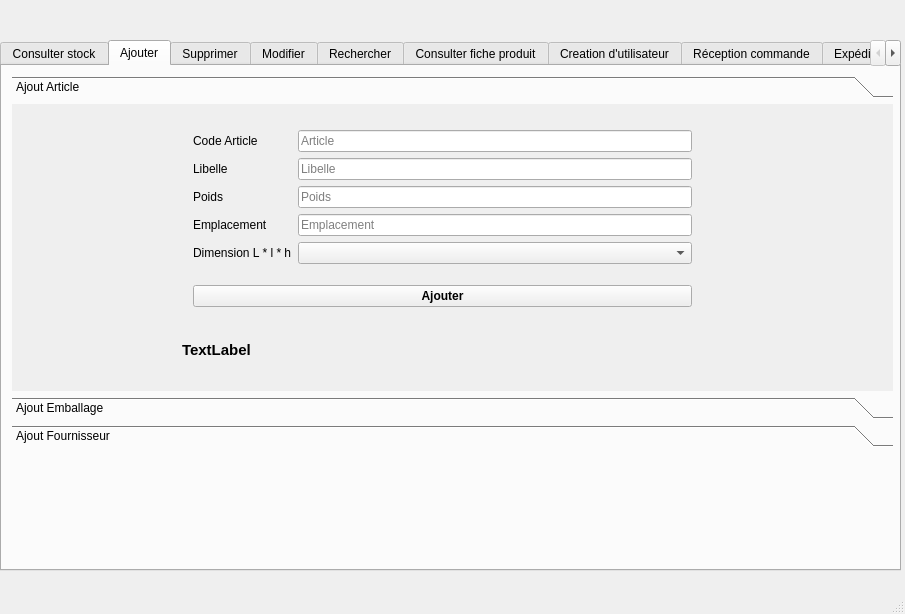
<?xml version="1.0" encoding="UTF-8"?>
<ui version="4.0">
 <class>MainWindow</class>
 <widget class="QMainWindow" name="MainWindow">
  <property name="geometry">
   <rect>
    <x>0</x>
    <y>0</y>
    <width>905</width>
    <height>614</height>
   </rect>
  </property>
  <property name="windowTitle">
   <string>WareHouseManager</string>
  </property>
  <widget class="QWidget" name="centralWidget">
   <widget class="QTabWidget" name="tabWidget">
    <property name="geometry">
     <rect>
      <x>0</x>
      <y>40</y>
      <width>901</width>
      <height>531</height>
     </rect>
    </property>
    <property name="toolTip">
     <string/>
    </property>
    <property name="currentIndex">
     <number>1</number>
    </property>
    <widget class="QWidget" name="tabConsulter">
     <property name="toolTip">
      <string>&lt;html&gt;&lt;head/&gt;&lt;body&gt;&lt;p&gt;&lt;br/&gt;&lt;/p&gt;&lt;/body&gt;&lt;/html&gt;</string>
     </property>
     <attribute name="title">
      <string>Consulter stock</string>
     </attribute>
     <widget class="QPushButton" name="ButonAfficheStockComplet">
      <property name="geometry">
       <rect>
        <x>340</x>
        <y>10</y>
        <width>121</width>
        <height>23</height>
       </rect>
      </property>
      <property name="font">
       <font>
        <weight>75</weight>
        <bold>true</bold>
       </font>
      </property>
      <property name="text">
       <string>Afficher le stock</string>
      </property>
     </widget>
     <widget class="QTableView" name="tableView">
      <property name="geometry">
       <rect>
        <x>10</x>
        <y>40</y>
        <width>881</width>
        <height>501</height>
       </rect>
      </property>
     </widget>
    </widget>
    <widget class="QWidget" name="tab_2">
     <attribute name="title">
      <string>Ajouter</string>
     </attribute>
     <widget class="QToolBox" name="toolBox">
      <property name="geometry">
       <rect>
        <x>10</x>
        <y>10</y>
        <width>881</width>
        <height>371</height>
       </rect>
      </property>
      <property name="currentIndex">
       <number>0</number>
      </property>
      <widget class="QWidget" name="page">
       <property name="geometry">
        <rect>
         <x>0</x>
         <y>0</y>
         <width>881</width>
         <height>290</height>
        </rect>
       </property>
       <attribute name="label">
        <string>Ajout Article</string>
       </attribute>
       <widget class="QWidget" name="verticalLayoutWidget_3">
        <property name="geometry">
         <rect>
          <x>170</x>
          <y>0</y>
          <width>521</width>
          <height>231</height>
         </rect>
        </property>
        <layout class="QVBoxLayout" name="verticalLayout_3">
         <item>
          <layout class="QGridLayout" name="gridLayout_5">
           <item row="0" column="1">
            <widget class="QLineEdit" name="lineEditAjoutCodeArticle">
             <property name="inputMask">
              <string/>
             </property>
             <property name="text">
              <string/>
             </property>
             <property name="placeholderText">
              <string>Article</string>
             </property>
            </widget>
           </item>
           <item row="2" column="1">
            <widget class="QLineEdit" name="lineEditAjoutPoidsArticle">
             <property name="inputMask">
              <string/>
             </property>
             <property name="text">
              <string/>
             </property>
             <property name="placeholderText">
              <string>Poids</string>
             </property>
            </widget>
           </item>
           <item row="1" column="1">
            <widget class="QLineEdit" name="lineEditAjoutDesignationArticle">
             <property name="placeholderText">
              <string>Libelle</string>
             </property>
            </widget>
           </item>
           <item row="2" column="0">
            <widget class="QLabel" name="labelAjouterPoidsArticle">
             <property name="text">
              <string>Poids</string>
             </property>
            </widget>
           </item>
           <item row="3" column="1">
            <widget class="QLineEdit" name="lineEditAjoutEmplacementArticle">
             <property name="placeholderText">
              <string>Emplacement</string>
             </property>
            </widget>
           </item>
           <item row="0" column="0">
            <widget class="QLabel" name="labelAjouterCodeArticle">
             <property name="text">
              <string>Code Article</string>
             </property>
            </widget>
           </item>
           <item row="1" column="0">
            <widget class="QLabel" name="labelAjouterDesignationArticle">
             <property name="text">
              <string>Libelle</string>
             </property>
            </widget>
           </item>
           <item row="4" column="1">
            <widget class="QComboBox" name="comboBoxDimensionEmballage">
             <property name="editable">
              <bool>false</bool>
             </property>
             <property name="modelColumn">
              <number>0</number>
             </property>
            </widget>
           </item>
           <item row="3" column="0">
            <widget class="QLabel" name="labelAjouterEmplacementArticle">
             <property name="text">
              <string>Emplacement</string>
             </property>
            </widget>
           </item>
           <item row="4" column="0">
            <widget class="QLabel" name="labelAjouterDimensionEmballage">
             <property name="text">
              <string>Dimension L * l * h</string>
             </property>
            </widget>
           </item>
          </layout>
         </item>
         <item>
          <widget class="QPushButton" name="boutonAjoutArticle">
           <property name="enabled">
            <bool>true</bool>
           </property>
           <property name="font">
            <font>
             <weight>75</weight>
             <bold>true</bold>
            </font>
           </property>
           <property name="mouseTracking">
            <bool>false</bool>
           </property>
           <property name="text">
            <string>Ajouter</string>
           </property>
          </widget>
         </item>
        </layout>
       </widget>
       <widget class="QLabel" name="labelAjoutArticleInformations">
        <property name="geometry">
         <rect>
          <x>170</x>
          <y>220</y>
          <width>521</width>
          <height>51</height>
         </rect>
        </property>
        <property name="font">
         <font>
          <pointsize>11</pointsize>
          <weight>75</weight>
          <bold>true</bold>
         </font>
        </property>
        <property name="text">
         <string>TextLabel</string>
        </property>
       </widget>
      </widget>
      <widget class="QWidget" name="page_2">
       <property name="geometry">
        <rect>
         <x>0</x>
         <y>0</y>
         <width>100</width>
         <height>30</height>
        </rect>
       </property>
       <attribute name="label">
        <string>Ajout Emballage</string>
       </attribute>
       <widget class="QWidget" name="verticalLayoutWidget_4">
        <property name="geometry">
         <rect>
          <x>230</x>
          <y>10</y>
          <width>361</width>
          <height>271</height>
         </rect>
        </property>
        <layout class="QVBoxLayout" name="verticalLayout_4">
         <item>
          <layout class="QGridLayout" name="gridLayout_4">
           <item row="0" column="0">
            <widget class="QLabel" name="label_9">
             <property name="text">
              <string>Type Emballage</string>
             </property>
            </widget>
           </item>
           <item row="3" column="1">
            <widget class="QComboBox" name="comboBoxLongueurEmballage">
             <item>
              <property name="text">
               <string>70</string>
              </property>
             </item>
             <item>
              <property name="text">
               <string>78</string>
              </property>
             </item>
             <item>
              <property name="text">
               <string>80</string>
              </property>
             </item>
            </widget>
           </item>
           <item row="2" column="1">
            <widget class="QComboBox" name="comboBoxLargeurEmballage">
             <item>
              <property name="text">
               <string>60</string>
              </property>
             </item>
             <item>
              <property name="text">
               <string>38</string>
              </property>
             </item>
             <item>
              <property name="text">
               <string>58</string>
              </property>
             </item>
            </widget>
           </item>
           <item row="1" column="1">
            <widget class="QComboBox" name="comboBoxHauteurEmballage">
             <item>
              <property name="text">
               <string>60</string>
              </property>
             </item>
             <item>
              <property name="text">
               <string>30</string>
              </property>
             </item>
             <item>
              <property name="text">
               <string>50</string>
              </property>
             </item>
            </widget>
           </item>
           <item row="2" column="0">
            <widget class="QLabel" name="label_11">
             <property name="text">
              <string>Largeur</string>
             </property>
            </widget>
           </item>
           <item row="3" column="0">
            <widget class="QLabel" name="label_12">
             <property name="text">
              <string>Longueur</string>
             </property>
            </widget>
           </item>
           <item row="1" column="0">
            <widget class="QLabel" name="label_10">
             <property name="text">
              <string>Hauteur</string>
             </property>
            </widget>
           </item>
           <item row="0" column="1">
            <widget class="QComboBox" name="comboBoxTypeEmballage">
             <item>
              <property name="text">
               <string>Carton</string>
              </property>
             </item>
             <item>
              <property name="text">
               <string>Palette</string>
              </property>
             </item>
            </widget>
           </item>
          </layout>
         </item>
         <item>
          <widget class="QPushButton" name="AjoutEmballage">
           <property name="font">
            <font>
             <weight>75</weight>
             <bold>true</bold>
            </font>
           </property>
           <property name="text">
            <string>Valdier</string>
           </property>
          </widget>
         </item>
        </layout>
       </widget>
      </widget>
      <widget class="QWidget" name="page_3">
       <property name="geometry">
        <rect>
         <x>0</x>
         <y>0</y>
         <width>100</width>
         <height>30</height>
        </rect>
       </property>
       <attribute name="label">
        <string>Ajout Fournisseur</string>
       </attribute>
       <widget class="QWidget" name="horizontalLayoutWidget">
        <property name="geometry">
         <rect>
          <x>160</x>
          <y>10</y>
          <width>441</width>
          <height>80</height>
         </rect>
        </property>
        <layout class="QHBoxLayout" name="horizontalLayout">
         <item>
          <widget class="QLabel" name="labelAjoutNomFournisseur">
           <property name="text">
            <string>Nom fournisseur</string>
           </property>
          </widget>
         </item>
         <item>
          <widget class="QLineEdit" name="lineEditAjoutFournisseur"/>
         </item>
         <item>
          <widget class="QPushButton" name="butonAjoutFournisseur">
           <property name="font">
            <font>
             <weight>75</weight>
             <bold>true</bold>
            </font>
           </property>
           <property name="text">
            <string>Ajouter</string>
           </property>
          </widget>
         </item>
        </layout>
       </widget>
       <widget class="QLabel" name="labelFournisseurInformations">
        <property name="geometry">
         <rect>
          <x>160</x>
          <y>90</y>
          <width>441</width>
          <height>51</height>
         </rect>
        </property>
        <property name="font">
         <font>
          <pointsize>11</pointsize>
          <weight>75</weight>
          <bold>true</bold>
         </font>
        </property>
        <property name="text">
         <string>TextLabel</string>
        </property>
       </widget>
      </widget>
     </widget>
    </widget>
    <widget class="QWidget" name="tabSupprimer">
     <attribute name="title">
      <string>Supprimer</string>
     </attribute>
     <widget class="QWidget" name="gridLayoutWidget_6">
      <property name="geometry">
       <rect>
        <x>20</x>
        <y>20</y>
        <width>291</width>
        <height>31</height>
       </rect>
      </property>
      <layout class="QGridLayout" name="gridLayout_6">
       <item row="0" column="0">
        <widget class="QLineEdit" name="lineEditSupprimerArticle">
         <property name="placeholderText">
          <string>Article</string>
         </property>
        </widget>
       </item>
       <item row="0" column="1">
        <widget class="QPushButton" name="boutonSupprimer">
         <property name="font">
          <font>
           <weight>75</weight>
           <bold>true</bold>
          </font>
         </property>
         <property name="text">
          <string>Supprimer</string>
         </property>
        </widget>
       </item>
      </layout>
     </widget>
    </widget>
    <widget class="QWidget" name="tabModifier">
     <attribute name="title">
      <string>Modifier</string>
     </attribute>
     <widget class="QWidget" name="gridLayoutWidget_2">
      <property name="geometry">
       <rect>
        <x>10</x>
        <y>10</y>
        <width>441</width>
        <height>31</height>
       </rect>
      </property>
      <layout class="QGridLayout" name="gridLayout_2">
       <item row="0" column="0">
        <widget class="QLineEdit" name="lineEditModifierArticle">
         <property name="placeholderText">
          <string>Article</string>
         </property>
        </widget>
       </item>
       <item row="0" column="1">
        <widget class="QPushButton" name="boutonModifier">
         <property name="font">
          <font>
           <weight>75</weight>
           <bold>true</bold>
          </font>
         </property>
         <property name="text">
          <string>Modifier</string>
         </property>
        </widget>
       </item>
      </layout>
     </widget>
     <widget class="QWidget" name="verticalLayoutWidget_5">
      <property name="geometry">
       <rect>
        <x>10</x>
        <y>50</y>
        <width>441</width>
        <height>241</height>
       </rect>
      </property>
      <layout class="QVBoxLayout" name="verticalLayout_5">
       <item>
        <layout class="QGridLayout" name="gridLayout_7">
         <item row="2" column="1">
          <widget class="QLineEdit" name="lineEditModificationDesignationArticle"/>
         </item>
         <item row="2" column="0">
          <widget class="QLabel" name="ModificationEmplacement_2">
           <property name="text">
            <string>Désignation</string>
           </property>
          </widget>
         </item>
         <item row="0" column="0">
          <widget class="QLabel" name="ModificationCodeArticle">
           <property name="text">
            <string>Code article</string>
           </property>
          </widget>
         </item>
         <item row="4" column="1">
          <widget class="QLineEdit" name="lineEditModificationPoidsArticle">
           <property name="inputMask">
            <string/>
           </property>
           <property name="frame">
            <bool>true</bool>
           </property>
          </widget>
         </item>
         <item row="5" column="1">
          <widget class="QLineEdit" name="lineEditModificationEmplacementArticle"/>
         </item>
         <item row="0" column="1">
          <widget class="QLineEdit" name="lineEditModificationCodeArticle"/>
         </item>
         <item row="4" column="0">
          <widget class="QLabel" name="ModificationEmplacement_3">
           <property name="text">
            <string>Poids</string>
           </property>
          </widget>
         </item>
         <item row="5" column="0">
          <widget class="QLabel" name="ModificationEmplacement">
           <property name="text">
            <string>Emplacement</string>
           </property>
          </widget>
         </item>
         <item row="6" column="0">
          <widget class="QLabel" name="labelModifierDimensionEmballage">
           <property name="text">
            <string>Dimension L * l * h</string>
           </property>
          </widget>
         </item>
         <item row="6" column="1">
          <widget class="QComboBox" name="comboBoxModifierDimensionEmballage"/>
         </item>
        </layout>
       </item>
       <item>
        <widget class="QPushButton" name="pushButtonValidationModification">
         <property name="font">
          <font>
           <weight>75</weight>
           <bold>true</bold>
          </font>
         </property>
         <property name="text">
          <string>Valider</string>
         </property>
        </widget>
       </item>
      </layout>
     </widget>
    </widget>
    <widget class="QWidget" name="tabRechercher">
     <attribute name="title">
      <string>Rechercher</string>
     </attribute>
     <widget class="QWidget" name="gridLayoutWidget">
      <property name="geometry">
       <rect>
        <x>10</x>
        <y>10</y>
        <width>291</width>
        <height>31</height>
       </rect>
      </property>
      <layout class="QGridLayout" name="gridLayout">
       <item row="0" column="0">
        <widget class="QLineEdit" name="lineEdit">
         <property name="placeholderText">
          <string>Article ou emplacement</string>
         </property>
        </widget>
       </item>
       <item row="0" column="1">
        <widget class="QPushButton" name="boutonRechercher">
         <property name="font">
          <font>
           <weight>75</weight>
           <bold>true</bold>
          </font>
         </property>
         <property name="text">
          <string>Rechercher</string>
         </property>
        </widget>
       </item>
      </layout>
     </widget>
    </widget>
    <widget class="QWidget" name="tab">
     <attribute name="title">
      <string>Consulter fiche produit</string>
     </attribute>
     <widget class="QWidget" name="verticalLayoutWidget_2">
      <property name="geometry">
       <rect>
        <x>190</x>
        <y>30</y>
        <width>431</width>
        <height>80</height>
       </rect>
      </property>
      <layout class="QVBoxLayout" name="verticalLayout_2">
       <item>
        <widget class="QLineEdit" name="lineEditRechercher">
         <property name="placeholderText">
          <string>Article</string>
         </property>
        </widget>
       </item>
       <item>
        <widget class="QPushButton" name="boutonConsulterFicheProduit">
         <property name="font">
          <font>
           <weight>75</weight>
           <bold>true</bold>
          </font>
         </property>
         <property name="text">
          <string>Rechercher</string>
         </property>
        </widget>
       </item>
      </layout>
     </widget>
     <widget class="QWidget" name="gridLayoutWidget_3">
      <property name="geometry">
       <rect>
        <x>189</x>
        <y>160</y>
        <width>431</width>
        <height>161</height>
       </rect>
      </property>
      <layout class="QGridLayout" name="gridLayout_3">
       <item row="2" column="0">
        <widget class="QLabel" name="label">
         <property name="text">
          <string>Poids</string>
         </property>
        </widget>
       </item>
       <item row="0" column="1">
        <widget class="QLineEdit" name="afficheCodeArticle">
         <property name="readOnly">
          <bool>true</bool>
         </property>
        </widget>
       </item>
       <item row="1" column="0">
        <widget class="QLabel" name="label_4">
         <property name="text">
          <string>Désignation</string>
         </property>
        </widget>
       </item>
       <item row="2" column="1">
        <widget class="QLineEdit" name="affichePoidsArticle">
         <property name="readOnly">
          <bool>true</bool>
         </property>
        </widget>
       </item>
       <item row="0" column="0">
        <widget class="QLabel" name="codeArticle">
         <property name="text">
          <string>Code article</string>
         </property>
        </widget>
       </item>
       <item row="3" column="0">
        <widget class="QLabel" name="label_5">
         <property name="text">
          <string>Emplacement</string>
         </property>
        </widget>
       </item>
       <item row="3" column="1">
        <widget class="QLineEdit" name="afficheEmplacementArticle">
         <property name="readOnly">
          <bool>true</bool>
         </property>
        </widget>
       </item>
       <item row="1" column="1">
        <widget class="QLineEdit" name="afficheDesignationArticle">
         <property name="readOnly">
          <bool>true</bool>
         </property>
        </widget>
       </item>
       <item row="4" column="0">
        <widget class="QLabel" name="label_2">
         <property name="text">
          <string>Emballage</string>
         </property>
        </widget>
       </item>
       <item row="4" column="1">
        <widget class="QLineEdit" name="afficheEmballageArticle">
         <property name="readOnly">
          <bool>true</bool>
         </property>
        </widget>
       </item>
      </layout>
     </widget>
    </widget>
    <widget class="QWidget" name="tab_3">
     <attribute name="title">
      <string>Creation d'utilisateur</string>
     </attribute>
     <widget class="QWidget" name="verticalLayoutWidget">
      <property name="geometry">
       <rect>
        <x>290</x>
        <y>20</y>
        <width>160</width>
        <height>103</height>
       </rect>
      </property>
      <layout class="QVBoxLayout" name="verticalLayout">
       <item>
        <widget class="QLineEdit" name="lineEditeCreationLogin">
         <property name="placeholderText">
          <string>Login</string>
         </property>
        </widget>
       </item>
       <item>
        <widget class="QLineEdit" name="lineEditeCreationMotDePasse">
         <property name="echoMode">
          <enum>QLineEdit::Password</enum>
         </property>
         <property name="placeholderText">
          <string>Mot de passe</string>
         </property>
        </widget>
       </item>
       <item>
        <widget class="QComboBox" name="comboBoxChoixDroitUtilisateur">
         <item>
          <property name="text">
           <string>Logisticien</string>
          </property>
         </item>
         <item>
          <property name="text">
           <string>Administrateur</string>
          </property>
         </item>
        </widget>
       </item>
       <item>
        <widget class="QPushButton" name="pushButtonCreationUtilisateur">
         <property name="font">
          <font>
           <weight>75</weight>
           <bold>true</bold>
          </font>
         </property>
         <property name="text">
          <string>Validez</string>
         </property>
        </widget>
       </item>
      </layout>
     </widget>
    </widget>
    <widget class="QWidget" name="tab_5">
     <attribute name="title">
      <string>Réception commande</string>
     </attribute>
     <widget class="QWidget" name="verticalLayoutWidget_6">
      <property name="geometry">
       <rect>
        <x>170</x>
        <y>30</y>
        <width>501</width>
        <height>157</height>
       </rect>
      </property>
      <layout class="QVBoxLayout" name="verticalLayout_7">
       <item>
        <layout class="QGridLayout" name="gridLayout_9">
         <item row="2" column="1">
          <widget class="QLineEdit" name="lineEditNumeroLivraison">
           <property name="placeholderText">
            <string>Numéro de livraison</string>
           </property>
          </widget>
         </item>
         <item row="2" column="0">
          <widget class="QLabel" name="label_7">
           <property name="text">
            <string>Numéro de livraison</string>
           </property>
          </widget>
         </item>
         <item row="3" column="0">
          <widget class="QLabel" name="label_8">
           <property name="text">
            <string>Date de livraison</string>
           </property>
          </widget>
         </item>
         <item row="3" column="1">
          <widget class="QLineEdit" name="lineEditDateLivraison">
           <property name="placeholderText">
            <string>Date de livraison</string>
           </property>
          </widget>
         </item>
         <item row="0" column="1">
          <widget class="QLineEdit" name="lineEditArticleLivre">
           <property name="placeholderText">
            <string>Article livré</string>
           </property>
          </widget>
         </item>
         <item row="1" column="0">
          <widget class="QLabel" name="label_6">
           <property name="text">
            <string>Quantité livrée</string>
           </property>
          </widget>
         </item>
         <item row="0" column="0">
          <widget class="QLabel" name="label_3">
           <property name="text">
            <string>Article livré</string>
           </property>
          </widget>
         </item>
         <item row="1" column="1">
          <widget class="QLineEdit" name="lineEditQteLivree">
           <property name="placeholderText">
            <string>Quantité livrée</string>
           </property>
          </widget>
         </item>
         <item row="4" column="1">
          <widget class="QLineEdit" name="lineEditFournisseurLivraison">
           <property name="placeholderText">
            <string>Fournisseur </string>
           </property>
          </widget>
         </item>
         <item row="4" column="0">
          <widget class="QLabel" name="label_13">
           <property name="text">
            <string>Fournisseur</string>
           </property>
          </widget>
         </item>
        </layout>
       </item>
       <item>
        <widget class="QPushButton" name="BoutonValiderReception">
         <property name="font">
          <font>
           <weight>75</weight>
           <bold>true</bold>
           <kerning>true</kerning>
          </font>
         </property>
         <property name="text">
          <string>Valider</string>
         </property>
        </widget>
       </item>
      </layout>
     </widget>
    </widget>
    <widget class="QWidget" name="tab_4">
     <attribute name="title">
      <string>Expédition</string>
     </attribute>
    </widget>
   </widget>
  </widget>
  <widget class="QMenuBar" name="menuBar">
   <property name="enabled">
    <bool>true</bool>
   </property>
   <property name="geometry">
    <rect>
     <x>0</x>
     <y>0</y>
     <width>905</width>
     <height>21</height>
    </rect>
   </property>
  </widget>
  <widget class="QStatusBar" name="statusBar"/>
 </widget>
 <layoutdefault spacing="6" margin="11"/>
 <tabstops>
  <tabstop>tabWidget</tabstop>
  <tabstop>ButonAfficheStockComplet</tabstop>
  <tabstop>tableView</tabstop>
  <tabstop>lineEditAjoutCodeArticle</tabstop>
  <tabstop>lineEditAjoutDesignationArticle</tabstop>
  <tabstop>lineEditAjoutPoidsArticle</tabstop>
  <tabstop>lineEditAjoutEmplacementArticle</tabstop>
  <tabstop>comboBoxDimensionEmballage</tabstop>
  <tabstop>boutonAjoutArticle</tabstop>
  <tabstop>lineEditSupprimerArticle</tabstop>
  <tabstop>boutonSupprimer</tabstop>
  <tabstop>lineEditModifierArticle</tabstop>
  <tabstop>boutonModifier</tabstop>
  <tabstop>lineEditModificationCodeArticle</tabstop>
  <tabstop>lineEditModificationDesignationArticle</tabstop>
  <tabstop>lineEditModificationPoidsArticle</tabstop>
  <tabstop>lineEditModificationEmplacementArticle</tabstop>
  <tabstop>comboBoxModifierDimensionEmballage</tabstop>
  <tabstop>pushButtonValidationModification</tabstop>
  <tabstop>lineEdit</tabstop>
  <tabstop>boutonRechercher</tabstop>
  <tabstop>lineEditRechercher</tabstop>
  <tabstop>boutonConsulterFicheProduit</tabstop>
  <tabstop>afficheCodeArticle</tabstop>
  <tabstop>afficheDesignationArticle</tabstop>
  <tabstop>affichePoidsArticle</tabstop>
  <tabstop>afficheEmplacementArticle</tabstop>
  <tabstop>afficheEmballageArticle</tabstop>
  <tabstop>lineEditeCreationLogin</tabstop>
  <tabstop>lineEditeCreationMotDePasse</tabstop>
  <tabstop>comboBoxChoixDroitUtilisateur</tabstop>
  <tabstop>pushButtonCreationUtilisateur</tabstop>
  <tabstop>AjoutEmballage</tabstop>
  <tabstop>comboBoxTypeEmballage</tabstop>
  <tabstop>comboBoxHauteurEmballage</tabstop>
  <tabstop>comboBoxLargeurEmballage</tabstop>
  <tabstop>comboBoxLongueurEmballage</tabstop>
  <tabstop>lineEditAjoutFournisseur</tabstop>
  <tabstop>butonAjoutFournisseur</tabstop>
 </tabstops>
 <resources/>
 <connections/>
</ui>
